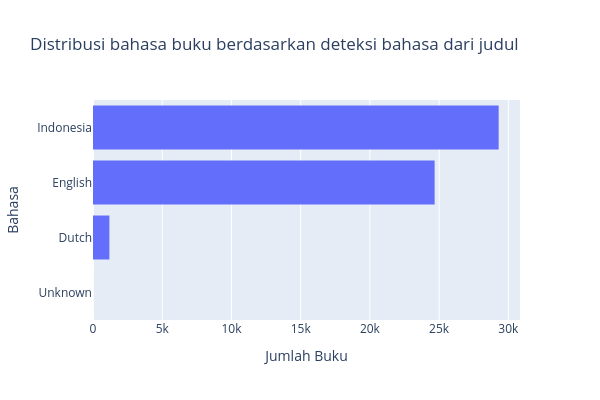

Write notebook code for a chart like this one.
### Code cell
import plotly.express as px

# Calculate the order (optional, but keeps your descending sort)
counts = upn_books['language_name'].value_counts().reset_index()

fig = px.histogram(
    upn_books, 
    y='language_name', 
    orientation='h',
    category_orders={'language_name': counts['language_name'].tolist()},
    title='Distribusi bahasa buku berdasarkan deteksi bahasa dari judul',
    labels={'language_detect': 'Bahasa', 'count': 'Jumlah Buku'}
)

# Optional: Clean up the layout
fig.update_layout(
    yaxis_title="Bahasa",
    xaxis_title="Jumlah Buku",
    width=600, 
    height=400
)

fig.show()

### Figure 1 — Plotly figure (JSON) as saved in the notebook; plotly's stock layout.template omitted (floating-point values rounded to 4 significant figures; data arrays with more than 128 entries replaced by an {"elided": "..."} marker saying what was removed)
{"data": [{"bingroup": "y", "hovertemplate": "count=%{x}<br>language_name=%{y}<extra></extra>", "legendgroup": "", "marker": {"color": "#636efa", "pattern": {"shape": ""}}, "name": "", "orientation": "h", "showlegend": false, "type": "histogram", "xaxis": "x", "y": {"elided": "55160 str values"}, "yaxis": "y"}], "layout": {"barmode": "relative", "height": 400, "legend": {"tracegroupgap": 0}, "title": {"text": "Distribusi bahasa buku berdasarkan deteksi bahasa dari judul"}, "width": 600, "xaxis": {"anchor": "y", "domain": [0, 1], "title": {"text": "Jumlah Buku"}}, "yaxis": {"anchor": "x", "categoryarray": ["Unknown", "Dutch", "English", "Indonesia"], "categoryorder": "array", "domain": [0, 1], "title": {"text": "Bahasa"}}}}
